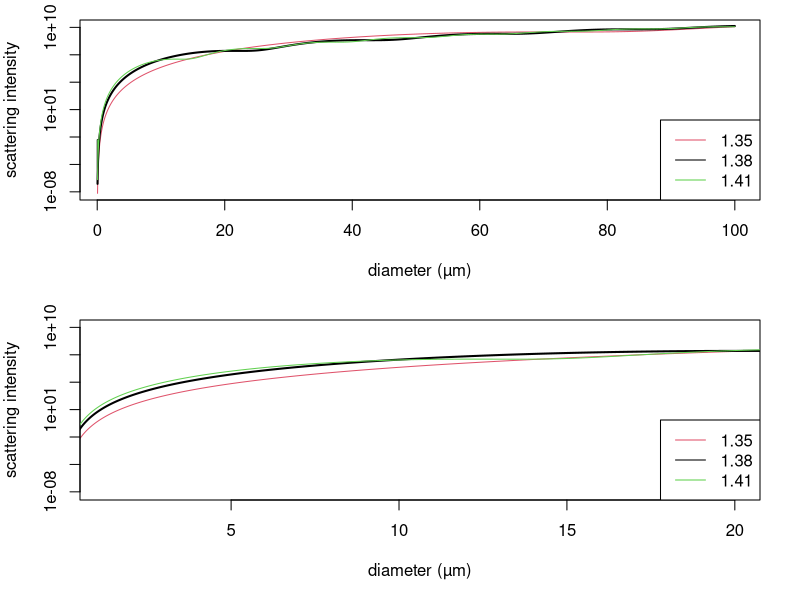

Source code (R):
#########################
### LINEAR REGRESSION ###
#########################
library(scales)
path.to.git.repository <- "~/Documents/DATA/Codes/mie-theory/"
setwd(path.to.git.repository)
.rainbow.cols <- colorRampPalette(c("#00007F", "blue", "#007FFF", "cyan", "#7FFF7F", "yellow","#FF7F00", "red", "#7F0000"))

mie1 <- t(read.csv("meidata-LISST-1.35.csv" ,header=F)) # low
mie2 <- t(read.csv("meidata-LISST-1.38.csv" ,header=F)) # low
mie3 <- t(read.csv("meidata-LISST-1.41.csv" ,header=F)) # low

png("LISST-Mie-scatter.png",width=8, height=10, unit='in', res=400)

par(mfrow=c(2,1), mar=c(5,4,1,2))

plot(mie1[,1], mie1[,2], log='y', type='l', xlab="diameter (µm)", ylab="scattering intensity", xlim=c(1.25,100), col=2)
lines(mie2[,1], mie2[,2], col=1,lwd=2)
lines(mie3[,1], mie3[,2], col=3)
legend("bottomright", legend=c(1.35,1.38,1.41), lty=1, col=c(2,1,3))
plot(mie1[,1], mie1[,2], log='y', type='l', xlab="diameter (µm)", ylab="scattering intensity", xlim=c(1.25,20),col=2)
lines(mie2[,1], mie2[,2], col=1,lwd=2)
lines(mie3[,1], mie3[,2], col=3)
legend("bottomright", legend=c(1.35,1.38,1.41), lty=1, col=c(2,1,3))
#abline(h=100, lty=2, col=4)
#abline(v=c(1.35,1.65,2.45),col=c(3,2,1), lty=2)

dev.off()
